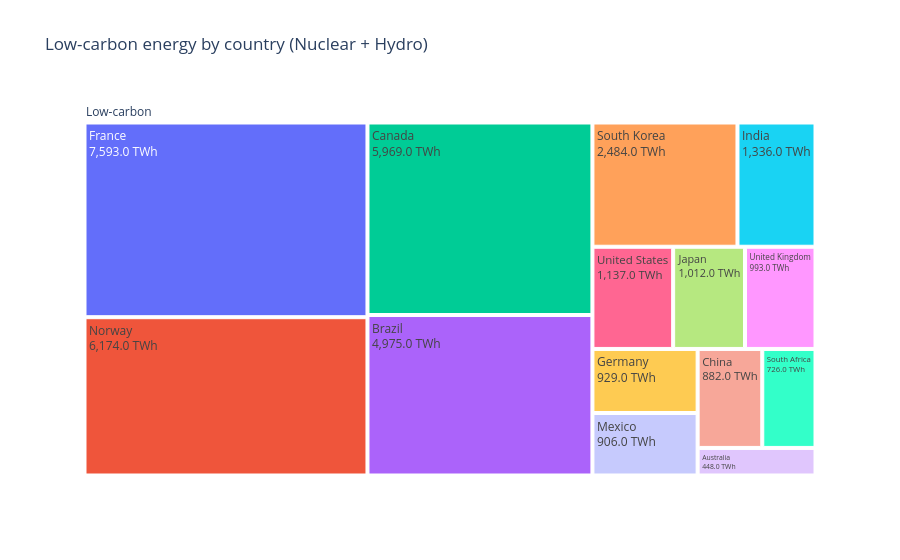
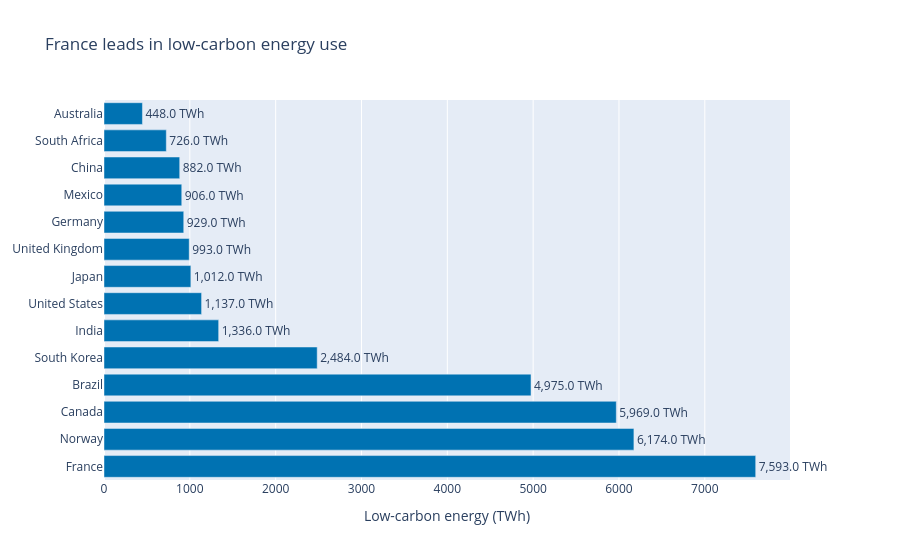

The notebook cell these images were saved under, in order:
### Markdown cell above
## Task 2 — Treemap vs bar: low-carbon energy by country

**What to build:** Build **both** a treemap and a horizontal bar chart showing total low-carbon TWh (Nuclear + Hydro) per country. Then answer the question in a markdown cell below.

**Requirements:**
- Filter to `Source_Type == 'Low-carbon'` and aggregate TWh by country
- Treemap: single-level `path=['All', 'Country']` with a dummy root node labelled `'Low-carbon'`
- Bar chart: sorted by TWh, horizontal orientation, CVD-safe colour
- Both charts show TWh values, not percentages
- Insight title on the bar chart naming the leading country

### Code cell
# Task 2 — charts
# YOUR CODE HERE
low_carbon = (
    df.loc[df["Source_Type"].eq("Low-carbon")]
    .groupby("Country", as_index=False)["TWh"]
    .sum()
    .sort_values("TWh", ascending=False)
    .assign(All="Low-carbon")
)

leading_country = low_carbon.iloc[0]["Country"]

treemap = px.treemap(
    low_carbon,
    path=["All", "Country"],
    values="TWh",
    title="Low-carbon energy by country (Nuclear + Hydro)",
)
treemap.update_traces(
    texttemplate="%{label}<br>%{value:,.1f} TWh",
    hovertemplate="%{label}<br>%{value:,.1f} TWh<extra></extra>",
)
treemap.show()

bar = px.bar(
    low_carbon,
    x="TWh",
    y="Country",
    orientation="h",
    text="TWh",
    color_discrete_sequence=["#0072B2"],
    category_orders={"Country": low_carbon["Country"].tolist()},
    title=f"{leading_country} leads in low-carbon energy use",
)
bar.update_yaxes(autorange="reversed", title=None)
bar.update_xaxes(title="Low-carbon energy (TWh)")
bar.update_traces(
    texttemplate="%{x:,.1f} TWh",
    textposition="outside",
    cliponaxis=False,
    hovertemplate="%{y}<br>%{x:,.1f} TWh<extra></extra>",
)
bar.update_layout(margin=dict(r=110))
bar.show()

### Figure 1 — Plotly figure (JSON) as saved in the notebook; plotly's stock layout.template omitted (floating-point values rounded to 4 significant figures)
{"data": [{"branchvalues": "total", "domain": {"x": [0, 1], "y": [0, 1]}, "hovertemplate": "%{label}<br>%{value:,.1f} TWh<extra></extra>", "ids": ["Low-carbon/France", "Low-carbon/Norway", "Low-carbon/Canada", "Low-carbon/Brazil", "Low-carbon/South Korea", "Low-carbon/India", "Low-carbon/United States", "Low-carbon/Japan", "Low-carbon/United Kingdom", "Low-carbon/Germany", "Low-carbon/Mexico", "Low-carbon/China", "Low-carbon/South Africa", "Low-carbon/Australia", "Low-carbon"], "labels": ["France", "Norway", "Canada", "Brazil", "South Korea", "India", "United States", "Japan", "United Kingdom", "Germany", "Mexico", "China", "South Africa", "Australia", "Low-carbon"], "name": "", "parents": ["Low-carbon", "Low-carbon", "Low-carbon", "Low-carbon", "Low-carbon", "Low-carbon", "Low-carbon", "Low-carbon", "Low-carbon", "Low-carbon", "Low-carbon", "Low-carbon", "Low-carbon", "Low-carbon", ""], "texttemplate": "%{label}<br>%{value:,.1f} TWh", "type": "treemap", "values": [7593.0, 6174.0, 5969.0, 4975.0, 2484.0, 1336.0, 1137.0, 1012.0, 993.0, 929.0, 906.0, 882.0, 726.0, 448.0, 35560.0]}], "layout": {"legend": {"tracegroupgap": 0}, "title": {"text": "Low-carbon energy by country (Nuclear + Hydro)"}}}

### Figure 2 — Plotly figure (JSON) as saved in the notebook; plotly's stock layout.template omitted (floating-point values rounded to 4 significant figures)
{"data": [{"cliponaxis": false, "hovertemplate": "%{y}<br>%{x:,.1f} TWh<extra></extra>", "legendgroup": "", "marker": {"color": "#0072B2", "pattern": {"shape": ""}}, "name": "", "orientation": "h", "showlegend": false, "text": [7593.0, 6174.0, 5969.0, 4975.0, 2484.0, 1336.0, 1137.0, 1012.0, 993.0, 929.0, 906.0, 882.0, 726.0, 448.0], "textposition": "outside", "texttemplate": "%{x:,.1f} TWh", "type": "bar", "x": [7593.0, 6174.0, 5969.0, 4975.0, 2484.0, 1336.0, 1137.0, 1012.0, 993.0, 929.0, 906.0, 882.0, 726.0, 448.0], "xaxis": "x", "y": ["France", "Norway", "Canada", "Brazil", "South Korea", "India", "United States", "Japan", "United Kingdom", "Germany", "Mexico", "China", "South Africa", "Australia"], "yaxis": "y"}], "layout": {"barmode": "relative", "legend": {"tracegroupgap": 0}, "margin": {"r": 110}, "title": {"text": "France leads in low-carbon energy use"}, "xaxis": {"anchor": "y", "domain": [0, 1], "title": {"text": "Low-carbon energy (TWh)"}}, "yaxis": {"anchor": "x", "autorange": "reversed", "categoryarray": ["Australia", "South Africa", "China", "Mexico", "Germany", "United Kingdom", "Japan", "United States", "India", "South Korea", "Brazil", "Canada", "Norway", "France"], "categoryorder": "array", "domain": [0, 1], "title": {}}}}
